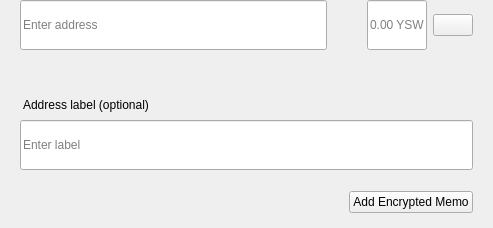
<?xml version="1.0" encoding="UTF-8"?>
<ui version="4.0">
 <class>SendMultiRow</class>
 <widget class="QWidget" name="SendMultiRow">
  <property name="geometry">
   <rect>
    <x>0</x>
    <y>0</y>
    <width>493</width>
    <height>228</height>
   </rect>
  </property>
  <property name="minimumSize">
   <size>
    <width>0</width>
    <height>0</height>
   </size>
  </property>
  <property name="maximumSize">
   <size>
    <width>16777215</width>
    <height>16777215</height>
   </size>
  </property>
  <property name="windowTitle">
   <string>Form</string>
  </property>
  <layout class="QVBoxLayout" name="verticalLayout_3">
   <property name="spacing">
    <number>0</number>
   </property>
   <property name="leftMargin">
    <number>0</number>
   </property>
   <property name="topMargin">
    <number>0</number>
   </property>
   <property name="rightMargin">
    <number>20</number>
   </property>
   <property name="bottomMargin">
    <number>5</number>
   </property>
   <item alignment="Qt::AlignTop">
    <widget class="QWidget" name="widget" native="true">
     <property name="sizePolicy">
      <sizepolicy hsizetype="Expanding" vsizetype="Maximum">
       <horstretch>0</horstretch>
       <verstretch>0</verstretch>
      </sizepolicy>
     </property>
     <property name="minimumSize">
      <size>
       <width>0</width>
       <height>60</height>
      </size>
     </property>
     <property name="maximumSize">
      <size>
       <width>16777215</width>
       <height>85</height>
      </size>
     </property>
     <layout class="QHBoxLayout" name="horizontalLayout" stretch="6,0,2">
      <property name="spacing">
       <number>0</number>
      </property>
      <property name="leftMargin">
       <number>8</number>
      </property>
      <property name="topMargin">
       <number>0</number>
      </property>
      <property name="rightMargin">
       <number>0</number>
      </property>
      <property name="bottomMargin">
       <number>0</number>
      </property>
      <item alignment="Qt::AlignTop">
       <widget class="QStackedWidget" name="stackedAddress">
        <property name="minimumSize">
         <size>
          <width>0</width>
          <height>50</height>
         </size>
        </property>
        <property name="maximumSize">
         <size>
          <width>16777215</width>
          <height>50</height>
         </size>
        </property>
        <widget class="QWidget" name="page_4">
         <property name="sizePolicy">
          <sizepolicy hsizetype="Expanding" vsizetype="Preferred">
           <horstretch>0</horstretch>
           <verstretch>0</verstretch>
          </sizepolicy>
         </property>
         <property name="minimumSize">
          <size>
           <width>0</width>
           <height>50</height>
          </size>
         </property>
         <property name="maximumSize">
          <size>
           <width>16777215</width>
           <height>55</height>
          </size>
         </property>
         <layout class="QVBoxLayout" name="verticalLayout_7">
          <property name="spacing">
           <number>0</number>
          </property>
          <property name="leftMargin">
           <number>12</number>
          </property>
          <property name="topMargin">
           <number>0</number>
          </property>
          <property name="rightMargin">
           <number>0</number>
          </property>
          <property name="bottomMargin">
           <number>0</number>
          </property>
          <item>
           <widget class="QLineEdit" name="lineEditAddress">
            <property name="minimumSize">
             <size>
              <width>0</width>
              <height>50</height>
             </size>
            </property>
            <property name="maximumSize">
             <size>
              <width>16777215</width>
              <height>50</height>
             </size>
            </property>
            <property name="placeholderText">
             <string>Enter address</string>
            </property>
           </widget>
          </item>
         </layout>
        </widget>
        <widget class="QWidget" name="page_3"/>
       </widget>
      </item>
      <item>
       <spacer name="horizontalSpacer_3">
        <property name="orientation">
         <enum>Qt::Horizontal</enum>
        </property>
        <property name="sizeType">
         <enum>QSizePolicy::Fixed</enum>
        </property>
        <property name="sizeHint" stdset="0">
         <size>
          <width>40</width>
          <height>20</height>
         </size>
        </property>
       </spacer>
      </item>
      <item>
       <layout class="QHBoxLayout" name="horizontalLayout_2">
        <property name="spacing">
         <number>6</number>
        </property>
        <item alignment="Qt::AlignTop">
         <widget class="QLineEdit" name="lineEditAmount">
          <property name="sizePolicy">
           <sizepolicy hsizetype="Expanding" vsizetype="Preferred">
            <horstretch>0</horstretch>
            <verstretch>0</verstretch>
           </sizepolicy>
          </property>
          <property name="minimumSize">
           <size>
            <width>0</width>
            <height>50</height>
           </size>
          </property>
          <property name="maximumSize">
           <size>
            <width>16777215</width>
            <height>50</height>
           </size>
          </property>
          <property name="maxLength">
           <number>17</number>
          </property>
          <property name="alignment">
           <set>Qt::AlignLeading|Qt::AlignLeft|Qt::AlignVCenter</set>
          </property>
          <property name="placeholderText">
           <string notr="true">0.00 YSW</string>
          </property>
         </widget>
        </item>
        <item>
         <layout class="QVBoxLayout" name="verticalLayout">
          <property name="topMargin">
           <number>14</number>
          </property>
          <property name="bottomMargin">
           <number>0</number>
          </property>
          <item alignment="Qt::AlignTop">
           <widget class="QPushButton" name="btnMenu">
            <property name="minimumSize">
             <size>
              <width>0</width>
              <height>0</height>
             </size>
            </property>
            <property name="maximumSize">
             <size>
              <width>16777215</width>
              <height>16777215</height>
             </size>
            </property>
            <property name="focusPolicy">
             <enum>Qt::NoFocus</enum>
            </property>
            <property name="text">
             <string/>
            </property>
           </widget>
          </item>
         </layout>
        </item>
       </layout>
      </item>
     </layout>
    </widget>
   </item>
   <item>
    <widget class="QWidget" name="layoutLabel" native="true">
     <property name="minimumSize">
      <size>
       <width>0</width>
       <height>0</height>
      </size>
     </property>
     <property name="maximumSize">
      <size>
       <width>16777215</width>
       <height>16777215</height>
      </size>
     </property>
     <layout class="QVBoxLayout" name="verticalLayout_9">
      <property name="spacing">
       <number>6</number>
      </property>
      <property name="leftMargin">
       <number>20</number>
      </property>
      <property name="topMargin">
       <number>0</number>
      </property>
      <property name="rightMargin">
       <number>0</number>
      </property>
      <property name="bottomMargin">
       <number>10</number>
      </property>
      <item>
       <spacer name="verticalSpacer">
        <property name="orientation">
         <enum>Qt::Vertical</enum>
        </property>
        <property name="sizeType">
         <enum>QSizePolicy::Fixed</enum>
        </property>
        <property name="sizeHint" stdset="0">
         <size>
          <width>20</width>
          <height>20</height>
         </size>
        </property>
       </spacer>
      </item>
      <item>
       <widget class="QLabel" name="labelSubtitleDescription">
        <property name="styleSheet">
         <string notr="true">margin-bottom:2px;
margin-left:0.05px;
padding:0px;</string>
        </property>
        <property name="text">
         <string>Address label (optional)</string>
        </property>
       </widget>
      </item>
      <item>
       <widget class="QLineEdit" name="lineEditDescription">
        <property name="minimumSize">
         <size>
          <width>0</width>
          <height>50</height>
         </size>
        </property>
        <property name="maximumSize">
         <size>
          <width>16777215</width>
          <height>50</height>
         </size>
        </property>
        <property name="placeholderText">
         <string>Enter label</string>
        </property>
       </widget>
      </item>
      <item>
       <spacer name="verticalSpacer_2">
        <property name="orientation">
         <enum>Qt::Vertical</enum>
        </property>
        <property name="sizeType">
         <enum>QSizePolicy::Fixed</enum>
        </property>
        <property name="sizeHint" stdset="0">
         <size>
          <width>20</width>
          <height>15</height>
         </size>
        </property>
       </spacer>
      </item>
      <item>
       <widget class="QWidget" name="containerMemo" native="true">
        <layout class="QHBoxLayout" name="horizontalLayout_5">
         <property name="leftMargin">
          <number>0</number>
         </property>
         <property name="topMargin">
          <number>0</number>
         </property>
         <property name="rightMargin">
          <number>0</number>
         </property>
         <property name="bottomMargin">
          <number>0</number>
         </property>
         <item>
          <spacer name="horizontalSpacer">
           <property name="orientation">
            <enum>Qt::Horizontal</enum>
           </property>
           <property name="sizeHint" stdset="0">
            <size>
             <width>40</width>
             <height>20</height>
            </size>
           </property>
          </spacer>
         </item>
         <item>
          <widget class="QPushButton" name="btnAddMemo">
           <property name="text">
            <string notr="true">Add Encrypted Memo</string>
           </property>
          </widget>
         </item>
        </layout>
       </widget>
      </item>
     </layout>
    </widget>
   </item>
  </layout>
 </widget>
 <resources/>
 <connections/>
</ui>
